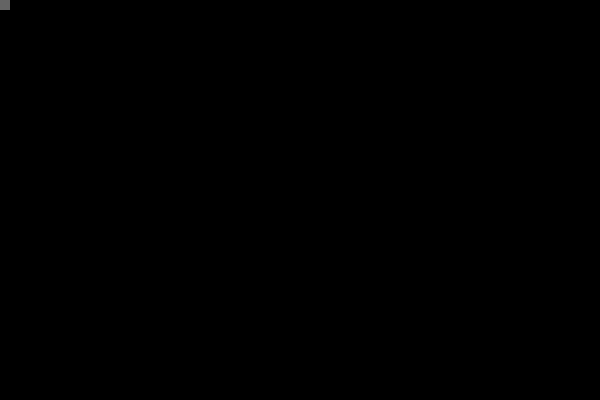
Frame 1 (no input)
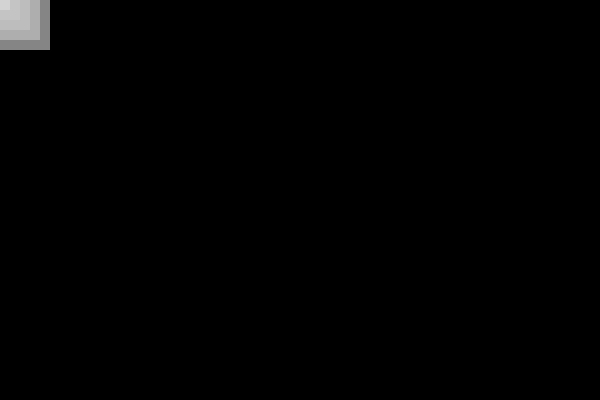
Frame 60 (the mouse pressed at the canvas centre just before this capture)
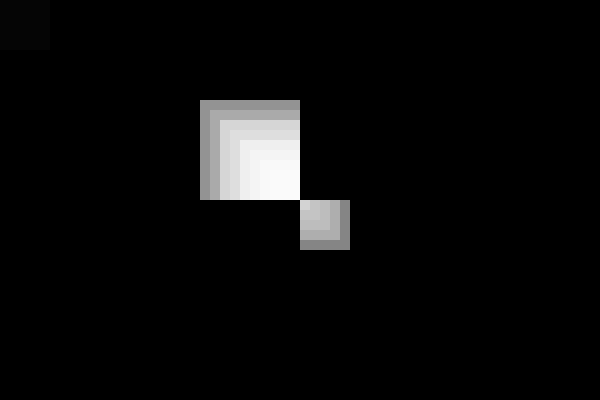
Frame 120 (the mouse held since frame 60 and released just before this capture)

The Processing sketch that drew these frames (run headless with seeded random() and noise(); from frame 60 on, the mouse is pressed at the canvas centre):

// Processing sketch: processing_55031
// ── processing_55031.pde

//Alaa Abuamra Project 2D
//Set the variables using float
float a=255;
float b=255;
float c=255;
float x=0;
//Setup the base
void setup()
{
//Specifies the number of frames to be displayed every second.
  frameRate(15);
//Set the size of the screen
  size(600, 400);
//Set the colour of the background
  background(0);
   
//There will be no stroke
  noStroke();
//draws all geometry with smooth edges
  smooth();
}
  
//Create the  aniomation
void draw()
{
//variable x add up 10 everytime the motion is repeated
  x+=10;
//Sets the color used to fill shapes where in this case fill is (gray,alpha).
//Gray is the number specifying value between white and black.
//alpha is the opacity of the fill
  fill(0, 25);
// draw a rectangle that has the same width and height of the screen
  rect(0, 0, width, height);
//set the colour of the rectangles shapes using the variables at the top.
  fill(a, b, c, 100);
//drawn  a rectangle from top left where x & Y are based on the previouse mouse
//where x is set up at zero and add up 10 every time but when x is more or
//  equal to 50 then x will go down by 10 everytime and that's what create the
//nice effect in the rectangle.
 
//draw rectangle on one side.
  rect(pmouseX, pmouseY, x, x);
 
// since x is - 20 in this rect, it helps to create another rect on the opposite side.
  rect(pmouseX, pmouseY, x-40, x-40);
  rect(pmouseX, pmouseY, x-60, x-60);
  rect(pmouseX, pmouseY, x-80, x-80);
  rect(pmouseX, pmouseY, x-100, x-100);


 
//when x is more or equal to 50 then x will go down by 10 everytime
  if (x>=50)
  {
    x=-10;
  }
}
  

//random colour selector on mouse Clicked
void mouseClicked()
{
  a=random(255);
  b=random(255);
  c=random(255);
}
//random colour selector on mouse Dragged
void mouseDragged()
{
  //draw an ellipse with the same effect of the rectangle
   ellipse(pmouseX, pmouseY, x, x);
  ellipse(pmouseX, pmouseY, x-20, x-20);
  ellipse(pmouseX, pmouseY, x-40, x-40);
  ellipse(pmouseX, pmouseY, x-60, x-60);
  a=random(255);
  b=random(255);
  c=random(255);
}
